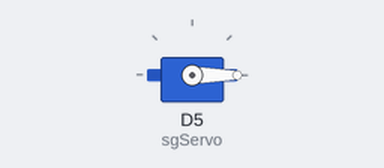
Recording of a sketch running on a simulated ESP8266 (NodeMCU). Shown: servo.

Above: at 0.05 s.
Timing chart, 0 to 4.6 s (numbered marks = the images above):
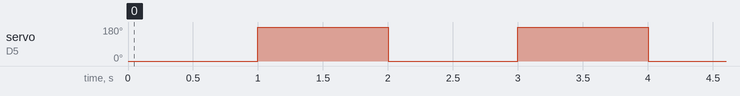

Measured:
- by itself, servo on D5 (sgServo): alternates 180° for 1.0 s and 0° for 1.0 s

The sketch:

sqServoTest.ino
```cpp
#include <Servo.h>

Servo sgServo;

void setup() {
  // put your setup code here, to run once:
  sgServo.attach(D5);
}

void loop() {
  // put your main code here, to run repeatedly:
  sgServo.write(0);
  delay(1000); //delay 100ms
  sgServo.write(180);
  delay(1000); //delay 100ms
}
```
